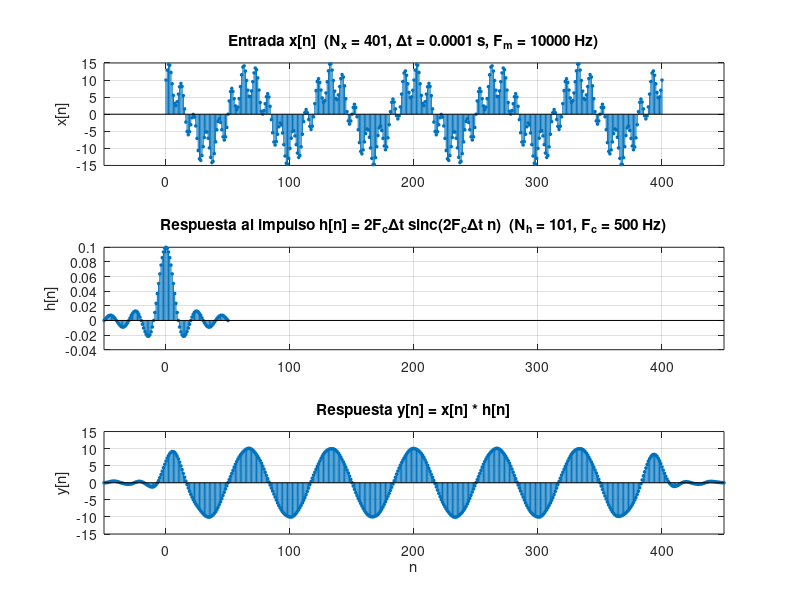

This figure's MATLAB source:
% =========================================================================
% ANÁLISIS NUMÉRICO - TRABAJOS DE LABORATORIO
% EJERCICIO 2: Filtrado de una señal muestreada por convolución con un
%              núcleo sinc (filtro pasa bajos ideal truncado)
%
% Uso:  ej2                      -> valores por defecto
%       ej2(dt, Nh)              -> cambia el paso de muestreo y el núcleo
%       ej2(dt, Nh, Fc, Nx)      -> además la frecuencia de corte y Nx
%       [ny, y] = ej2(...)       -> devuelve la respuesta
% =========================================================================
function [ny, y, nx, x, nh, h] = ej2(dt, Nh, Fc, Nx)

  if nargin < 1 || isempty(dt), dt = 0.0001; end  % paso de muestreo [s]
  if nargin < 2 || isempty(Nh), Nh = 101;    end  % largo del núcleo (impar)
  if nargin < 3 || isempty(Fc), Fc = 500;    end  % corte [Hz], 150 < Fc < 1000
  if nargin < 4 || isempty(Nx), Nx = 401;    end  % muestras de x[n]

  if mod(Nh, 2) == 0
    error('Nh debe ser impar para que h[n] quede centrado en n = 0');
  end

  % --- Entrada: muestras de x(t) = 10cos(2pi150t) + 5sen(2pi1000t) -------
  nx = 0:Nx-1;                 % inicio en t = 0
  t  = nx * dt;
  x  = 10*cos(2*pi*150*t) + 5*sin(2*pi*1000*t);

  % --- Respuesta al impulso: h[n] = 2 Fc dt sinc(2 Fc dt n), centrada -----
  M  = (Nh - 1) / 2;
  nh = -M:M;                   % de -(Nh-1)/2 a (Nh-1)/2
  h  = 2*Fc*dt * sinc(2*Fc*dt*nh);

  % --- Respuesta del sistema ----------------------------------------------
  y  = conv(x, h);
  ny = (nx(1) + nh(1)) : (nx(end) + nh(end));

  % --- Gráficos: misma escala, límites = elementos no nulos de y[n] -------
  lim = [ny(1), ny(end)];

  figure('Name', sprintf('Ejercicio 2 - dt = %g s, Nh = %d, Fc = %g Hz', dt, Nh, Fc));

  subplot(3, 1, 1);
  stem(nx, x, 'filled', 'markersize', 2);
  xlim(lim); grid on;
  title(sprintf('Entrada x[n]  (N_x = %d, \\Deltat = %g s, F_m = %g Hz)', Nx, dt, 1/dt));
  ylabel('x[n]');

  subplot(3, 1, 2);
  stem(nh, h, 'filled', 'markersize', 2);
  xlim(lim); grid on;
  title(sprintf('Respuesta al impulso h[n] = 2F_c\\Deltat sinc(2F_c\\Deltat n)  (N_h = %d, F_c = %g Hz)', Nh, Fc));
  ylabel('h[n]');

  subplot(3, 1, 3);
  stem(ny, y, 'filled', 'markersize', 2);
  xlim(lim); grid on;
  title('Respuesta y[n] = x[n] * h[n]');
  xlabel('n'); ylabel('y[n]');

end
